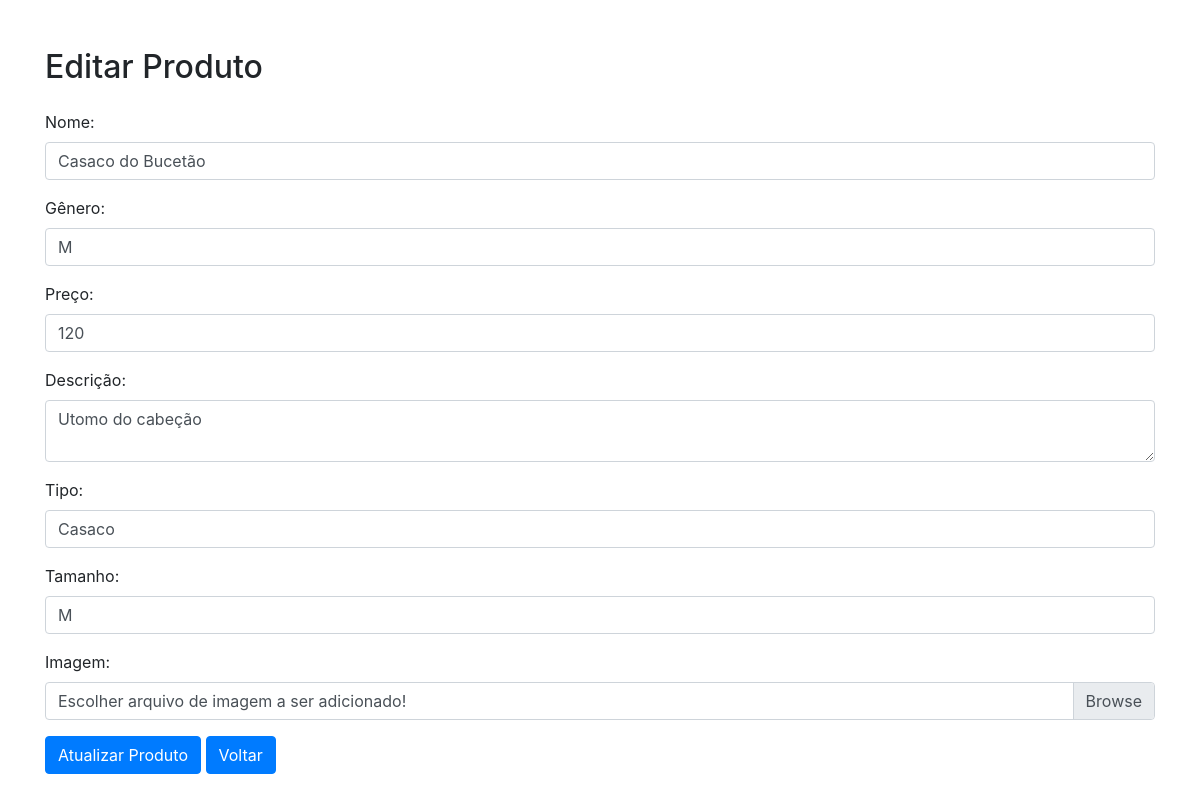
The page /application/views/console/pages/admin/produtos/formulario.php?id=1 (signed in) on the database as committed earlier.
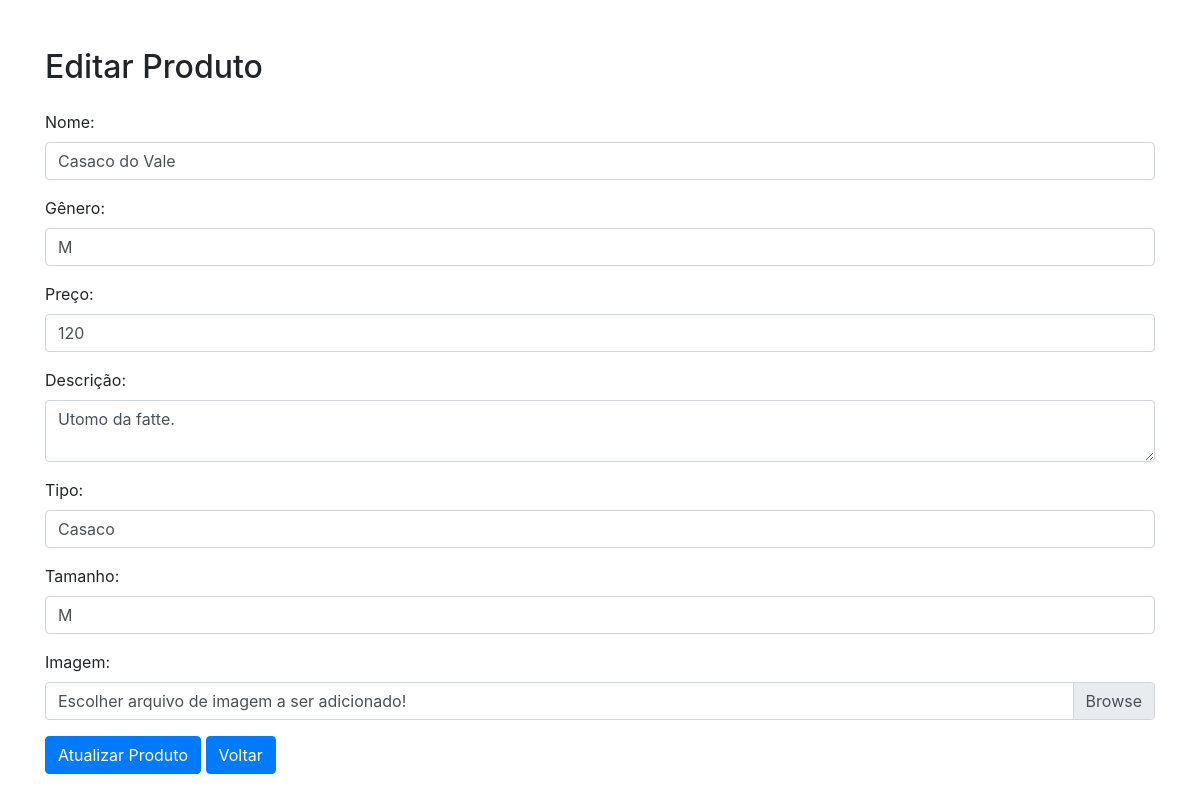
The same page on the database as committed later.
### tables this page shows
CREATE TABLE `produtos` (
  `proId` int NOT NULL AUTO_INCREMENT,
  `proAdmId` int DEFAULT NULL,
  `proNome` varchar(80) DEFAULT NULL,
  `proGenero` enum('M','F') DEFAULT 'M',
  `proPreco` float DEFAULT NULL,
  `proDescricao` mediumblob,
  `proTipo` varchar(60) DEFAULT NULL,
  `proTamanho` enum('P','M','G','GG') DEFAULT 'M',
  `proImagem` blob,
  PRIMARY KEY (`proId`),
  KEY `fk_produtos_administrador1_idx` (`proAdmId`),
  CONSTRAINT `fk_produtos_administrador1` FOREIGN KEY (`proAdmId`) REFERENCES `administrador` (`admId`)
);

### application/views/console/pages/admin/produtos/formulario.php (the view, shortened to what this page needs)
<?php
include '../../../../../controllers/connection.php';
if(isset($_GET['id'])) {
    $id = $_GET['id'];
    $sql = "SELECT * FROM produtos WHERE proId=$id";
    $result = $conn->query($sql);
    if ($result) {
        if ($result->num_rows == 1) {
            $produto = $result->fetch_assoc();
        } else {
            showAlert("Produto não encontrado", 'danger');
        }
    } else {
        showAlert("Erro na consulta SQL: " . $conn->error, 'danger');
    }
} else {
    showAlert("ID do produto não fornecido na URL", 'danger');
}
?>
<!DOCTYPE html>
<html lang="pt-br">
<head>
<link rel="stylesheet" href="https://stackpath.bootstrapcdn.com/bootstrap/4.5.2/css/bootstrap.min.css">
</head>
<body>
<div class="container mt-5">
    <h2>Editar Produto</h2>
    <form method="POST" enctype="multipart/form-data" class="mt-4">
        <div class="form-group">
            <label for="nome">Nome:</label>
            <input type="text" class="form-control" id="nome" name="proNome" value="<?php echo $produto['proNome']; ?>" required>
        </div>
        <div class="form-group">
            <label for="genero">Gênero:</label>
            <input type="text" class="form-control" id="genero" name="proGenero" value="<?php echo $produto['proGenero']; ?>" required>
        </div>
        <div class="form-group">
            <label for="preco">Preço:</label>
            <input type="number" class="form-control" id="preco" name="proPreco" value="<?php echo $produto['proPreco']; ?>" required>
        </div>
        <div class="form-group">
            <label for="descricao">Descrição:</label>
            <textarea class="form-control" id="descricao" name="proDescricao" required><?php echo $produto['proDescricao']; ?></textarea>
        </div>
        <div class="form-group">
            <label for="tipo">Tipo:</label>
            <input type="text" class="form-control" id="tipo" name="proTipo" value="<?php echo $produto['proTipo']; ?>" required>
        </div>
        <div class="form-group">
            <label for="tamanho">Tamanho:</label>
            <input type="text" class="form-control" id="tamanho" name="proTamanho" value="<?php echo $produto['proTamanho']; ?>" required>
        </div>
        <div class="form-group">
            <label for="imagem">Imagem:</label>
            <div class="custom-file">
                <label class="custom-file-label" for="imagem">Escolher arquivo de imagem a ser adicionado!</label>
            </div>
        </div>
        <button type="submit" class="btn btn-primary" name="update">Atualizar Produto</button>
        <a href="listagem.php" class="btn btn-primary" name="back">Voltar</a>
    </form>
</div>
</body>
</html>

Rows that differ between the two databases and show on the page:
changed produtos "Casaco": proNome "Casaco do Bucetão" → "Casaco do Vale"; proDescricao "Utomo do cabeção" → "Utomo da fatte."
